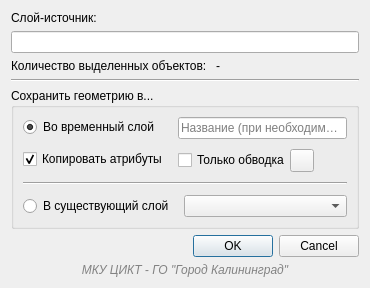
<?xml version="1.0" encoding="UTF-8"?>
<ui version="4.0">
 <class>CloneGeometryDialogBase</class>
 <widget class="QDialog" name="CloneGeometryDialogBase">
  <property name="geometry">
   <rect>
    <x>0</x>
    <y>0</y>
    <width>370</width>
    <height>279</height>
   </rect>
  </property>
  <property name="sizePolicy">
   <sizepolicy hsizetype="Expanding" vsizetype="Preferred">
    <horstretch>0</horstretch>
    <verstretch>0</verstretch>
   </sizepolicy>
  </property>
  <property name="minimumSize">
   <size>
    <width>0</width>
    <height>0</height>
   </size>
  </property>
  <property name="maximumSize">
   <size>
    <width>570</width>
    <height>320</height>
   </size>
  </property>
  <property name="windowTitle">
   <string>Клонирование геометрии</string>
  </property>
  <property name="modal">
   <bool>true</bool>
  </property>
  <layout class="QVBoxLayout" name="verticalLayout_2">
   <item>
    <widget class="QLabel" name="label">
     <property name="text">
      <string>Слой-источник:</string>
     </property>
    </widget>
   </item>
   <item>
    <widget class="QLineEdit" name="lineEdit">
     <property name="readOnly">
      <bool>false</bool>
     </property>
    </widget>
   </item>
   <item>
    <layout class="QHBoxLayout" name="horizontalLayout">
     <item>
      <widget class="QLabel" name="label_2">
       <property name="sizePolicy">
        <sizepolicy hsizetype="Minimum" vsizetype="Preferred">
         <horstretch>0</horstretch>
         <verstretch>0</verstretch>
        </sizepolicy>
       </property>
       <property name="text">
        <string>Количество выделенных объектов: </string>
       </property>
      </widget>
     </item>
     <item>
      <widget class="QLabel" name="label_3">
       <property name="sizePolicy">
        <sizepolicy hsizetype="Expanding" vsizetype="Preferred">
         <horstretch>0</horstretch>
         <verstretch>0</verstretch>
        </sizepolicy>
       </property>
       <property name="text">
        <string>-</string>
       </property>
      </widget>
     </item>
    </layout>
   </item>
   <item>
    <widget class="Line" name="line">
     <property name="orientation">
      <enum>Qt::Horizontal</enum>
     </property>
    </widget>
   </item>
   <item>
    <widget class="QGroupBox" name="groupBox">
     <property name="title">
      <string>Сохранить геометрию в...</string>
     </property>
     <layout class="QVBoxLayout" name="verticalLayout">
      <property name="spacing">
       <number>10</number>
      </property>
      <item>
       <layout class="QFormLayout" name="formLayout">
        <item row="0" column="0">
         <widget class="QRadioButton" name="radioToMemory">
          <property name="text">
           <string>Во временный слой</string>
          </property>
          <property name="checked">
           <bool>true</bool>
          </property>
         </widget>
        </item>
        <item row="0" column="1">
         <widget class="QLineEdit" name="lineEdit_2">
          <property name="statusTip">
           <string/>
          </property>
          <property name="whatsThis">
           <string/>
          </property>
          <property name="placeholderText">
           <string>Название (при необходимости)</string>
          </property>
         </widget>
        </item>
        <item row="1" column="0">
         <widget class="QCheckBox" name="checkBoxAtrib">
          <property name="text">
           <string>Копировать атрибуты</string>
          </property>
          <property name="checked">
           <bool>true</bool>
          </property>
         </widget>
        </item>
        <item row="1" column="1">
         <layout class="QHBoxLayout" name="horizontalLayout_2">
          <property name="spacing">
           <number>0</number>
          </property>
          <item>
           <widget class="QCheckBox" name="checkBox_mask">
            <property name="text">
             <string>Только обводка</string>
            </property>
           </widget>
          </item>
          <item>
           <widget class="QgsColorButton" name="maskColor"/>
          </item>
          <item>
           <spacer name="horizontalSpacer_2">
            <property name="orientation">
             <enum>Qt::Horizontal</enum>
            </property>
            <property name="sizeHint" stdset="0">
             <size>
              <width>40</width>
              <height>20</height>
             </size>
            </property>
           </spacer>
          </item>
         </layout>
        </item>
       </layout>
      </item>
      <item>
       <widget class="Line" name="line_2">
        <property name="orientation">
         <enum>Qt::Horizontal</enum>
        </property>
       </widget>
      </item>
      <item>
       <layout class="QHBoxLayout" name="horizontalLayout_3">
        <item>
         <widget class="QRadioButton" name="radioToLayer">
          <property name="sizePolicy">
           <sizepolicy hsizetype="Minimum" vsizetype="Fixed">
            <horstretch>0</horstretch>
            <verstretch>0</verstretch>
           </sizepolicy>
          </property>
          <property name="text">
           <string>В существующий слой</string>
          </property>
         </widget>
        </item>
        <item>
         <widget class="QComboBox" name="comboBox">
          <property name="sizePolicy">
           <sizepolicy hsizetype="Expanding" vsizetype="Fixed">
            <horstretch>0</horstretch>
            <verstretch>0</verstretch>
           </sizepolicy>
          </property>
         </widget>
        </item>
       </layout>
      </item>
     </layout>
    </widget>
   </item>
   <item>
    <spacer name="verticalSpacer">
     <property name="orientation">
      <enum>Qt::Vertical</enum>
     </property>
     <property name="sizeHint" stdset="0">
      <size>
       <width>20</width>
       <height>40</height>
      </size>
     </property>
    </spacer>
   </item>
   <item>
    <layout class="QHBoxLayout" name="horizontalLayout_4">
     <item>
      <spacer name="horizontalSpacer">
       <property name="orientation">
        <enum>Qt::Horizontal</enum>
       </property>
       <property name="sizeHint" stdset="0">
        <size>
         <width>40</width>
         <height>20</height>
        </size>
       </property>
      </spacer>
     </item>
     <item>
      <widget class="QDialogButtonBox" name="button_box">
       <property name="orientation">
        <enum>Qt::Horizontal</enum>
       </property>
       <property name="standardButtons">
        <set>QDialogButtonBox::Cancel|QDialogButtonBox::Ok</set>
       </property>
      </widget>
     </item>
    </layout>
   </item>
   <item>
    <widget class="QLabel" name="label_8">
     <property name="font">
      <font>
       <italic>true</italic>
      </font>
     </property>
     <property name="text">
      <string>&lt;html&gt;&lt;head/&gt;&lt;body&gt;&lt;p&gt;&lt;span style=&quot; color:#828282;&quot;&gt;МКУ ЦИКТ - ГО &amp;quot;Город Калининград&amp;quot;&lt;/span&gt;&lt;/p&gt;&lt;/body&gt;&lt;/html&gt;</string>
     </property>
     <property name="alignment">
      <set>Qt::AlignCenter</set>
     </property>
    </widget>
   </item>
  </layout>
 </widget>
 <customwidgets>
  <customwidget>
   <class>QgsColorButton</class>
   <extends>QToolButton</extends>
   <header>qgis.gui</header>
  </customwidget>
 </customwidgets>
 <resources/>
 <connections>
  <connection>
   <sender>button_box</sender>
   <signal>accepted()</signal>
   <receiver>CloneGeometryDialogBase</receiver>
   <slot>accept()</slot>
   <hints>
    <hint type="sourcelabel">
     <x>20</x>
     <y>20</y>
    </hint>
    <hint type="destinationlabel">
     <x>20</x>
     <y>20</y>
    </hint>
   </hints>
  </connection>
  <connection>
   <sender>button_box</sender>
   <signal>rejected()</signal>
   <receiver>CloneGeometryDialogBase</receiver>
   <slot>reject()</slot>
   <hints>
    <hint type="sourcelabel">
     <x>20</x>
     <y>20</y>
    </hint>
    <hint type="destinationlabel">
     <x>20</x>
     <y>20</y>
    </hint>
   </hints>
  </connection>
 </connections>
</ui>
